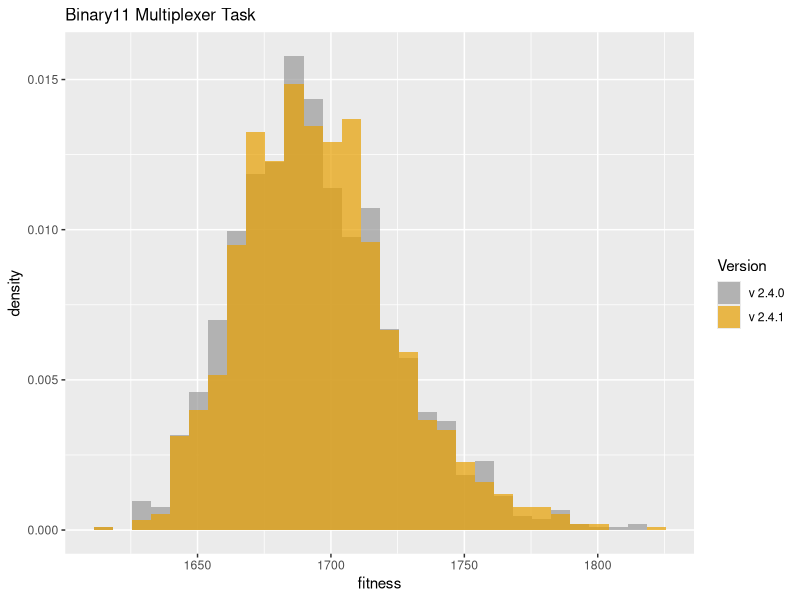
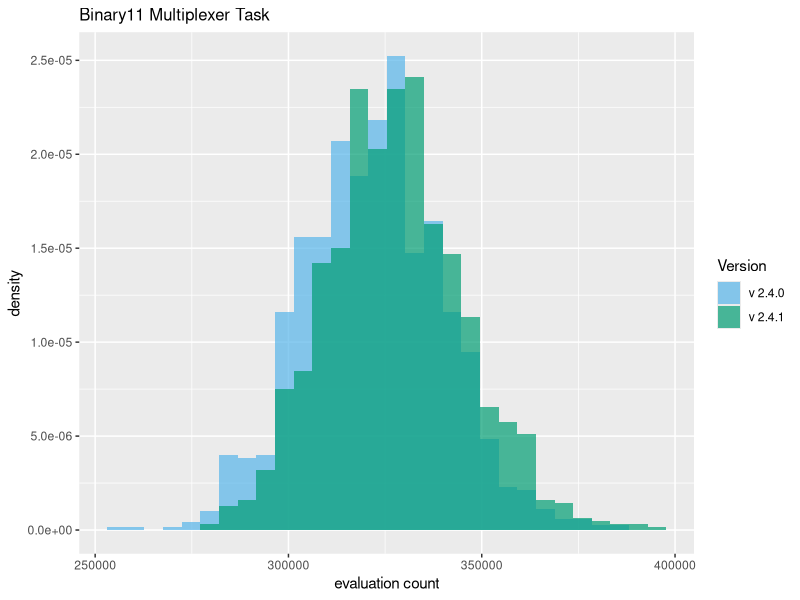

Write the R code that produced these figures, in order.
library("ggplot2")
setwd("D:/home/websites/sharpneat-web/public/releases/sharpneat-2-4-1")

# A colourblind friendly palette.
cbPalette <- c("#999999", "#E69F00", "#56B4E9", "#009E73", "#F0E442", "#0072B2", "#D55E00", "#CC79A7")
cbPaletteB <- c("#56B4E9", "#009E73", "#F0E442", "#0072B2", "#D55E00","#CC79A7", "#999999", "#E69F00")

# Load two data frames
dat1 <- read.table("binary11-samples-v2-4-0.csv", sep=",", head=TRUE)
dat2 <- read.table("binary11-samples-v2-4-1.csv", sep=",", head=TRUE)

# Combine the two dataframes into one.
# First create a new column in each.
dat1$ver <- 'v240'
dat2$ver <- 'v241'

# and combine into a new data frame.
dat <- rbind(dat1, dat2)

# Plot two overlaid histograms, one for each of the two dataframes
p1 = ggplot(dat, aes(bestfitness, fill = ver )) + 
   geom_histogram(alpha = 0.7, aes(y = ..density..), position = 'identity') +
   scale_fill_manual(values=cbPalette, name='Version', labels=c('v 2.4.0','v 2.4.1')) +
   labs(x='fitness') + 
   ggtitle("Binary11 Multiplexer Task") +
   theme(plot.title = element_text(size = 12))

ggsave(filename="binary11-bestfitness-v240-v241-hist.png", plot=p1, height=4, width=8, units="in", dpi=100)

# Eval count.
p2 = ggplot(dat, aes(evalcount, fill = ver )) + 
   geom_histogram(alpha = 0.7, aes(y = ..density..), position = 'identity') +
   scale_fill_manual(values=cbPaletteB, name='Version', labels=c('v 2.4.0','v 2.4.1')) +
   labs(x='evaluation count') + 
   ggtitle("Binary11 Multiplexer Task") +
   theme(plot.title = element_text(size = 12))

ggsave(filename="binary11-evalcount-v240-v241-hist.png", plot=p2, height=4, width=8, units="in", dpi=100)



